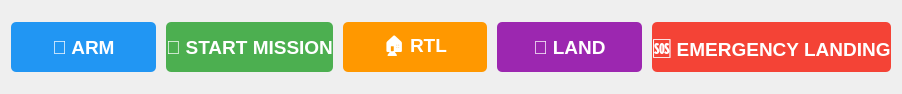
<?xml version="1.0" encoding="UTF-8"?>
<ui version="4.0">
 <class>ControlPanel</class>
 <widget class="QWidget" name="ControlPanel">
  <property name="geometry">
   <rect>
    <x>0</x>
    <y>0</y>
    <width>902</width>
    <height>94</height>
   </rect>
  </property>
  <property name="windowTitle">
   <string>Flight Controls</string>
  </property>
  <layout class="QHBoxLayout" name="horizontalLayout">
   <property name="spacing">
    <number>10</number>
   </property>
   <item>
    <widget class="QPushButton" name="armButton">
     <property name="minimumSize">
      <size>
       <width>120</width>
       <height>50</height>
      </size>
     </property>
     <property name="font">
      <font>
       <pointsize>14</pointsize>
       <bold>true</bold>
      </font>
     </property>
     <property name="styleSheet">
      <string notr="true">QPushButton { background-color: #2196F3; color: white; border-radius: 5px; }
QPushButton:hover { background-color: #1976D2; }
QPushButton:pressed { background-color: #0D47A1; }</string>
     </property>
     <property name="text">
      <string>🔧 ARM</string>
     </property>
    </widget>
   </item>
   <item>
    <widget class="QPushButton" name="startButton">
     <property name="minimumSize">
      <size>
       <width>150</width>
       <height>50</height>
      </size>
     </property>
     <property name="font">
      <font>
       <pointsize>14</pointsize>
       <bold>true</bold>
      </font>
     </property>
     <property name="styleSheet">
      <string notr="true">QPushButton { background-color: #4CAF50; color: white; border-radius: 5px; }
QPushButton:hover { background-color: #45a049; }
QPushButton:pressed { background-color: #2E7D32; }</string>
     </property>
     <property name="text">
      <string>🚀 START MISSION</string>
     </property>
    </widget>
   </item>
   <item>
    <widget class="QPushButton" name="rtlButton">
     <property name="minimumSize">
      <size>
       <width>120</width>
       <height>50</height>
      </size>
     </property>
     <property name="font">
      <font>
       <pointsize>14</pointsize>
       <bold>true</bold>
      </font>
     </property>
     <property name="styleSheet">
      <string notr="true">QPushButton { background-color: #FF9800; color: white; border-radius: 5px; }
QPushButton:hover { background-color: #F57C00; }
QPushButton:pressed { background-color: #E65100; }</string>
     </property>
     <property name="text">
      <string>🏠 RTL</string>
     </property>
    </widget>
   </item>
   <item>
    <widget class="QPushButton" name="landButton">
     <property name="minimumSize">
      <size>
       <width>120</width>
       <height>50</height>
      </size>
     </property>
     <property name="font">
      <font>
       <pointsize>14</pointsize>
       <bold>true</bold>
      </font>
     </property>
     <property name="styleSheet">
      <string notr="true">QPushButton { background-color: #9C27B0; color: white; border-radius: 5px; }
QPushButton:hover { background-color: #7B1FA2; }
QPushButton:pressed { background-color: #4A148C; }</string>
     </property>
     <property name="text">
      <string>🛬 LAND</string>
     </property>
    </widget>
   </item>
   <item>
    <widget class="QPushButton" name="emergencyButton">
     <property name="minimumSize">
      <size>
       <width>180</width>
       <height>50</height>
      </size>
     </property>
     <property name="font">
      <font>
       <pointsize>14</pointsize>
       <bold>true</bold>
      </font>
     </property>
     <property name="styleSheet">
      <string notr="true">QPushButton { background-color: #F44336; color: white; border-radius: 5px; }
QPushButton:hover { background-color: #D32F2F; }
QPushButton:pressed { background-color: #B71C1C; }</string>
     </property>
     <property name="text">
      <string>🆘 EMERGENCY LANDING</string>
     </property>
    </widget>
   </item>
  </layout>
 </widget>
 <resources/>
 <connections/>
</ui>
